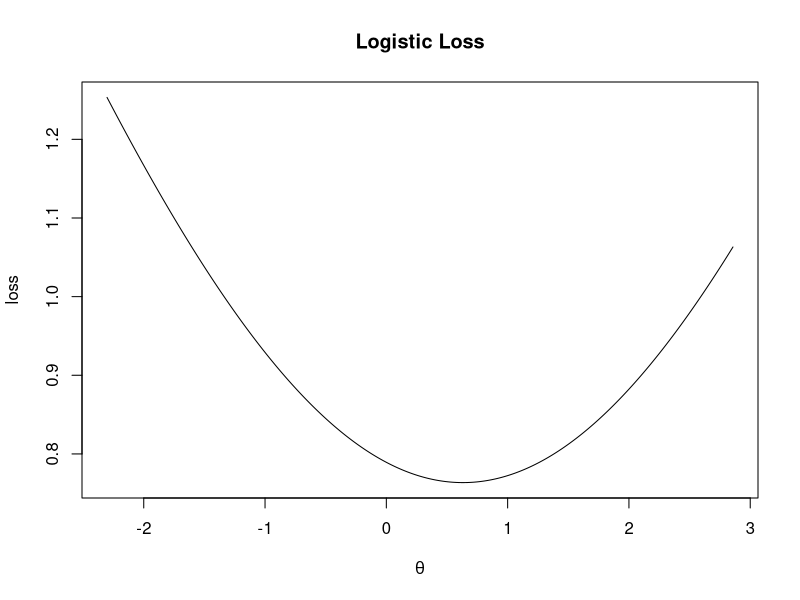
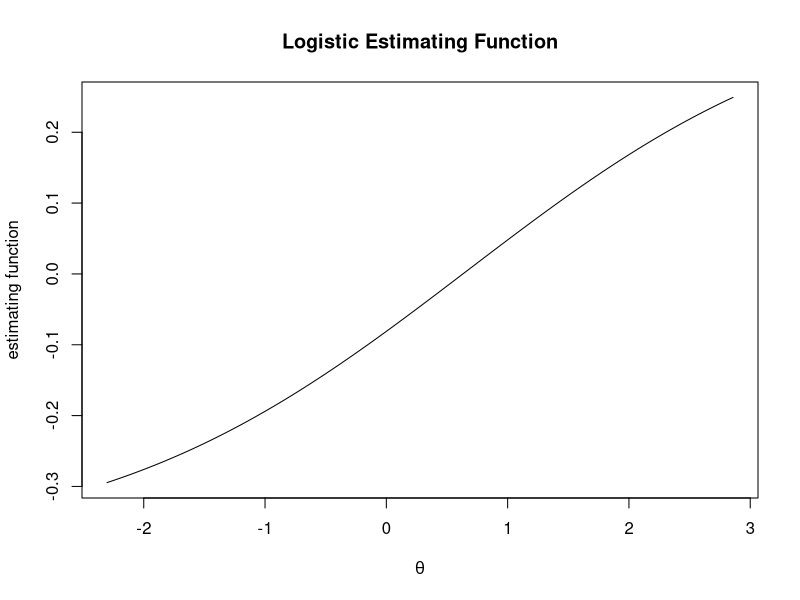
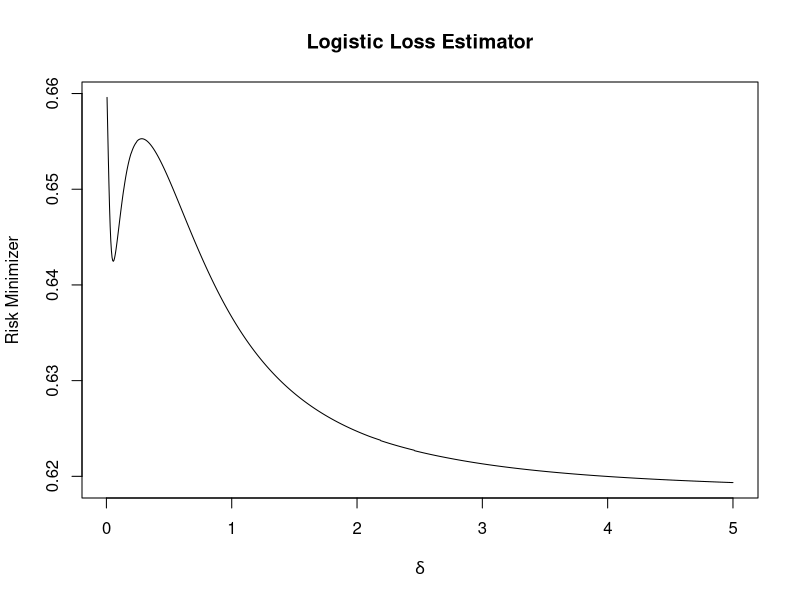
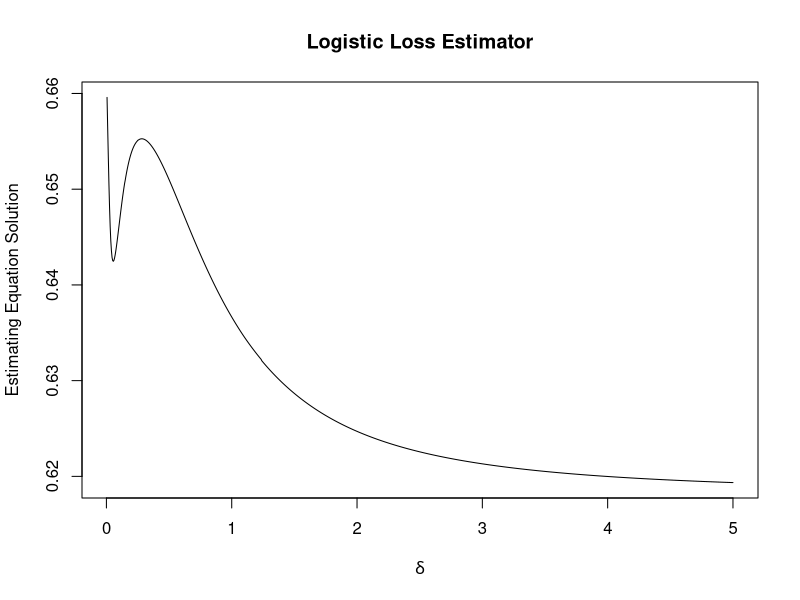

Here is the R script that generated these plots, in order: (Note: this script raises an error after producing the figures.)
## ---- chunk 1
knitr::opts_chunk$set(echo = TRUE)
library(boot)
## ---- chunk 2
data(melanoma)
y = log(melanoma$thickness)


mean_rho = function(theta,y,delta=IQR(y)){
  mean(log(exp((y-theta)/(2*delta)) + exp(-1*(y-theta)/(2*delta))))
}

#estimating function
mean_psi = function(theta,y,delta=IQR(y)){
  y_trans = (y-theta)/(2*delta)
  exp_bit = exp(y_trans)
  exp_minus_bit = exp(-y_trans)
  -mean((1/(2*delta))*((exp_bit - exp_minus_bit)/(exp_bit + exp_minus_bit)))
  
}

#vectorized version 
V_mean_rho = Vectorize(mean_rho,vectorize.args = "theta")
V_mean_psi = Vectorize(mean_psi,vectorize.args = "theta")

theta = seq(min(y),max(y),length.out=1000)
loss = V_mean_rho(theta,y=y)
plot(loss~theta,main="Logistic Loss",ylab="loss",xlab=expression(theta),type="l")
est_f = V_mean_psi(theta,y=y)
plot(est_f~theta,type="l",main="Logistic Estimating Function",xlab=expression(theta)
     ,ylab="estimating function")
## ---- chunk 3
optimize(mean_rho,interval=range(y),y=y)
uniroot(mean_psi,range(y),y=y)
## ---- chunk 4
rho_opt = function(delta,y){
  optimize(mean_rho,range(y),y=y,delta=delta)$minimum
}
## ---- chunk 5
psi_root = function(delta,y){
  uniroot(mean_psi,range(y),y=y,delta=delta)$root
}

# Vectorize 
V_rho_opt = Vectorize(rho_opt,vectorize.args = "delta")
V_psi_root = Vectorize(psi_root,vectorize.args = "delta")

delta = seq(0.005,5,length.out=1000)

V_rho_opt_out = V_rho_opt(delta=delta,y=y)
plot(V_rho_opt_out~delta,type="l",main="Logistic Loss Estimator",xlab=expression(delta)
     ,ylab="Risk Minimizer")
V_psi_root_out = V_psi_root(delta=delta,y=y)
plot(V_psi_root_out~delta,type="l",main="Logistic Loss Estimator",xlab=expression(delta)
     ,ylab="Estimating Equation Solution")

## ---- chunk 6
est_rho = function(y,delta=IQR(y),conf=0.95,R=10000,
                                    tol=.Machine$double.eps^.5){
  #define the loss function
  mean_rho = function(theta,y,delta=IQR(y)){
    mean(log(exp((y-theta)/(2*delta)) + exp(-1*(y-theta)/(2*delta))))
  }
  #define the function that returns the estimate
  est_fun = function(y,delta=IQR(y)){
    optimize(mean_rho,range(y),y=y,delta=delta,tol=tol)$minimum
  }
  #Vectorize it over delta
  V_est_fun = Vectorize(est_fun,vectorize.args = "delta")
  #define a bootable function that that returns the vector estimate
  est_fun_bootable = function(y,ind=c(1:length(y)),delta=IQR(y)){
    y_rep = y[ind]
    V_est_fun(y=y_rep,delta=delta)
  }
  #do the bootstrapping
  boot_out = boot(y,est_fun_bootable,delta=delta,R=R)
  #loop to get the cis and point estimates output
  lower = upper = rep(NA,length(delta))
  for(i in 1:length(delta)){
    loc_ci = boot.ci(boot_out,conf=conf,type="bca",index=i)
    lower[i] = loc_ci$bca[4]
    upper[i] = loc_ci$bca[5]
  }
  
  #return output
  return(data.frame(delta=delta,est=boot_out$t0,lower=lower,upper=upper))
}


est_psi = function(y,delta=IQR(y),conf=0.95,R=10000,
                                    tol=.Machine$double.eps^.5){
  #define the estimating equation function
  mean_psi = function(theta,y,delta=IQR(y)){
    mean((-1/(2*delta))*(exp((y-theta)/(2*delta)) - exp(-1*((y-theta)/(2*delta)))) /
            exp((y-theta)/(2*delta)) + exp(-1*((y-theta)/(2*delta))))
  }
  #define the function that returns the estimate
  est_fun = function(y,delta=IQR(y)){
    uniroot(f=mean_psi,range(y),y=y,delta=delta,tol=tol)$root
  }
  #Vectorize it over delta
  V_est_fun = Vectorize(est_fun,vectorize.args = "delta")
  #define a bootable function that that returns the vector estimate
  est_fun_bootable = function(y,ind=c(1:length(y)),delta=IQR(y)){
    y_rep = y[ind]
    V_est_fun(y=y_rep,delta=delta)
  }
  #do the bootstrapping
  boot_out = boot(y,est_fun_bootable,delta=delta,R=R)
  #loop to get the cis and point estimates output
  lower = upper = rep(NA,length(delta))
  for(i in 1:length(delta)){
    loc_ci = boot.ci(boot_out,conf=conf,type="bca",index=i)
    lower[i] = loc_ci$bca[4]
    upper[i] = loc_ci$bca[5]
  }
  
  #return output
  return(data.frame(delta=delta,est=boot_out$t0,lower=lower,upper=upper))
}

est_rho(y=y,delta=IQR(y)) 
est_psi(y=y,delta=IQR(y))
## ---- chunk 7
est_rhoD = function(y,delta=delta,conf=0.98,R=10000,
                   tol=.Machine$double.eps^.5){
  #define the loss function
  mean_rho = function(theta,y,delta=delta){
    mean(log(exp((y-theta)/(2*delta)) + exp(-1*(y-theta)/(2*delta))))
  }
  #define the function that returns the estimate
  est_fun = function(y,delta=delta){
    optimize(f=mean_rho,interval=range(y),y=y,delta=delta,tol=tol)$minimum
  }
  #Vectorize it over delta
  V_est_fun = Vectorize(est_fun,vectorize.args = "delta")
  #define a bootable function that that returns the vector estimate
  est_fun_bootable = function(y,ind=c(1:length(y)),delta=delta){
    y_rep = y[ind]
    V_est_fun(y=y_rep,delta=delta)
  }
  #do the bootstrapping
  boot_out = boot(y,est_fun_bootable,delta=delta,R=R)
  #loop to get the cis and point estimates output
  lower = upper = rep(NA,length(delta))
  for(i in 1:length(delta)){
    loc_ci = boot.ci(boot_out,conf=conf,type="bca",index=i)
    lower[i] = loc_ci$bca[4]
    upper[i] = loc_ci$bca[5]
  }
  
  #return output
  return(data.frame(delta=delta,est=boot_out$t0,lower=lower,upper=upper))
}


est_psiD = function(y,delta=delta,conf=0.98,R=10000,
                   tol=.Machine$double.eps^.5){
  #define the estimating equation function
  mean_psi = function(theta,y,delta=delta){
    -mean((-1/(2*delta))*(exp((y-theta)/(2*delta)) - exp(-1*((y-theta)/(2*delta)))) /
            exp((y-theta)/(2*delta)) + exp(-1*((y-theta)/(2*delta))))
  }
  #define the function that returns the estimate
  est_fun = function(y,delta=delta){
    uniroot(f=mean_psi,interval=range(y),y=y,delta=delta,tol=tol)$root
  }
  #Vectorize it over delta
  V_est_fun = Vectorize(est_fun,vectorize.args = "delta")
  #define a bootable function that that returns the vector estimate
  est_fun_bootable = function(y,ind=c(1:length(y)),delta=delta){
    y_rep = y[ind]
    V_est_fun(y=y_rep,delta=delta)
  }
  #do the bootstrapping
  boot_out = boot(y,est_fun_bootable,delta=delta,R=R)
  #loop to get the cis and point estimates output
  lower = upper = rep(NA,length(delta))
  for(i in 1:length(delta)){
    loc_ci = boot.ci(boot_out,conf=conf,type="bca",index=i)
    lower[i] = loc_ci$bca[4]
    upper[i] = loc_ci$bca[5]
  }
  
  #return output
  return(data.frame(delta=delta,est=boot_out$t0,lower=lower,upper=upper))
}

est_rhoD(y=y,delta=c(0,1,2,4))
est_psiD(y=y,delta=c(0,1,2,4))
# I am not sure why this is creating warnings?

#commented two things out they were causing issues with the knit and I have been looking at this too long
